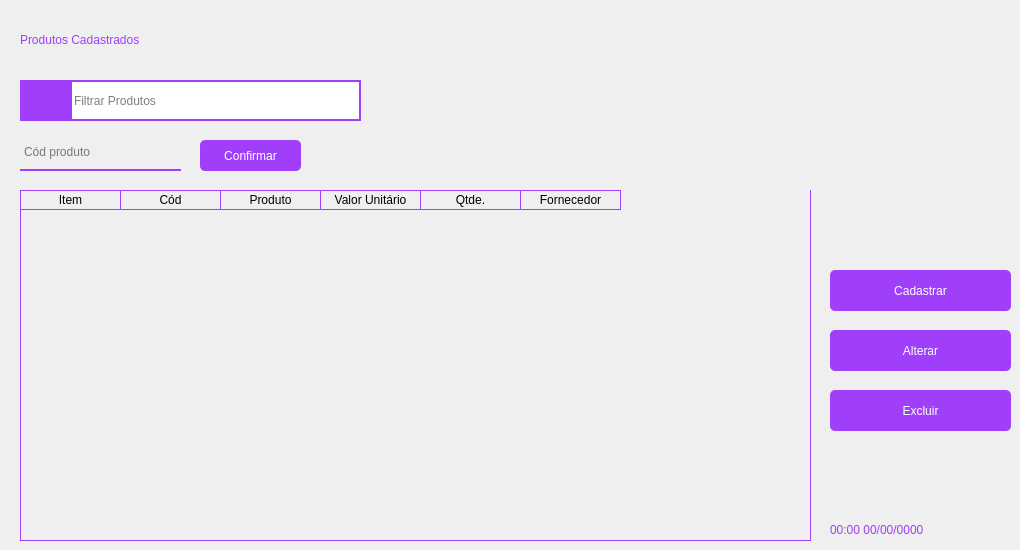
      <widget class="QWidget" name="pg_produtos">
       <widget class="QLabel" name="lbl_titulo_produtos">
        <property name="geometry">
         <rect>
          <x>20</x>
          <y>20</y>
          <width>241</width>
          <height>41</height>
         </rect>
        </property>
        <property name="styleSheet">
         <string notr="true">font: 16pt &quot;Montserrat&quot;;
color: #9f3ffa;
</string>
        </property>
        <property name="text">
         <string>Produtos Cadastrados</string>
        </property>
        <property name="textFormat">
         <enum>Qt::AutoText</enum>
        </property>
        <property name="wordWrap">
         <bool>false</bool>
        </property>
        <property name="textInteractionFlags">
         <set>Qt::LinksAccessibleByKeyboard|Qt::LinksAccessibleByMouse</set>
        </property>
       </widget>
       <widget class="QTableWidget" name="tabela_produto">
        <property name="geometry">
         <rect>
          <x>20</x>
          <y>190</y>
          <width>791</width>
          <height>351</height>
         </rect>
        </property>
        <property name="styleSheet">
         <string notr="true">QTableWidget {
	gridline-color: #9f3ffa;;
	background-color: transparent;
	outline: 0;
	border: 1px solid #9f3ffa;
	border-top: 0px
	
}

QTableWidget::item:selected{
	background-color:#9f3ffa;;
}

QTableWidget::horizontalHeader {	
	background-color: #9f3ffa;
}

QHeaderView::section:horizontal
{
    border: 1px solid #9f3ffa;
	background-color: transparent;
	border-left: 0px;
	color: black;

}
</string>
        </property>
        <property name="frameShape">
         <enum>QFrame::Panel</enum>
        </property>
        <property name="frameShadow">
         <enum>QFrame::Sunken</enum>
        </property>
        <property name="editTriggers">
         <set>QAbstractItemView::SelectedClicked</set>
        </property>
        <property name="tabKeyNavigation">
         <bool>true</bool>
        </property>
        <property name="showDropIndicator" stdset="0">
         <bool>false</bool>
        </property>
        <property name="alternatingRowColors">
         <bool>false</bool>
        </property>
        <property name="selectionMode">
         <enum>QAbstractItemView::ExtendedSelection</enum>
        </property>
        <property name="gridStyle">
         <enum>Qt::SolidLine</enum>
        </property>
        <property name="sortingEnabled">
         <bool>true</bool>
        </property>
        <attribute name="verticalHeaderVisible">
         <bool>false</bool>
        </attribute>
        <attribute name="verticalHeaderShowSortIndicator" stdset="0">
         <bool>false</bool>
        </attribute>
        <attribute name="verticalHeaderStretchLastSection">
         <bool>false</bool>
        </attribute>
        <column>
         <property name="text">
          <string>Item</string>
         </property>
        </column>
        <column>
         <property name="text">
          <string>Cód</string>
         </property>
        </column>
        <column>
         <property name="text">
          <string>Produto</string>
         </property>
        </column>
        <column>
         <property name="text">
          <string>Valor Unitário</string>
         </property>
        </column>
        <column>
         <property name="text">
          <string>Qtde.</string>
         </property>
        </column>
        <column>
         <property name="text">
          <string>Fornecedor</string>
         </property>
        </column>
       </widget>
       <widget class="QPushButton" name="btn_cadastrar_produto">
        <property name="geometry">
         <rect>
          <x>830</x>
          <y>270</y>
          <width>181</width>
          <height>41</height>
         </rect>
        </property>
        <property name="styleSheet">
         <string notr="true">QPushButton {
border: 2px;
background-color: rgb(159, 63, 250);
color: white;
border-radius: 5px;
font: 10pt &quot;Montserrat&quot;;
outline: 0;
}

QPushButton:hover {
	background-color: rgb(197, 62, 255);
}
</string>
        </property>
        <property name="text">
         <string>Cadastrar</string>
        </property>
       </widget>
       <widget class="QPushButton" name="btn_alterar_produto">
        <property name="geometry">
         <rect>
          <x>830</x>
          <y>330</y>
          <width>181</width>
          <height>41</height>
         </rect>
        </property>
        <property name="styleSheet">
         <string notr="true">QPushButton {
border: 2px;
background-color: rgb(159, 63, 250);
color: white;
border-radius: 5px;
font: 10pt &quot;Montserrat&quot;;
outline: 0;
}

QPushButton:hover {
	background-color: rgb(197, 62, 255);
}
</string>
        </property>
        <property name="text">
         <string>Alterar</string>
        </property>
       </widget>
       <widget class="QPushButton" name="btn_excluir_produto">
        <property name="geometry">
         <rect>
          <x>830</x>
          <y>390</y>
          <width>181</width>
          <height>41</height>
         </rect>
        </property>
        <property name="styleSheet">
         <string notr="true">QPushButton {
border: 2px;
background-color: rgb(159, 63, 250);
color: white;
border-radius: 5px;
font: 10pt &quot;Montserrat&quot;;
outline: 0;
}

QPushButton:hover {
	background-color: rgb(197, 62, 255);
}
</string>
        </property>
        <property name="text">
         <string>Excluir</string>
        </property>
       </widget>
       <widget class="QLineEdit" name="line_search_Bar">
        <property name="geometry">
         <rect>
          <x>70</x>
          <y>80</y>
          <width>291</width>
          <height>41</height>
         </rect>
        </property>
        <property name="styleSheet">
         <string notr="true">border: 2px solid #9f3ffa;
font: 10pt &quot;Montserrat&quot;;</string>
        </property>
        <property name="cursorPosition">
         <number>0</number>
        </property>
        <property name="placeholderText">
         <string>Filtrar Produtos</string>
        </property>
        <property name="clearButtonEnabled">
         <bool>true</bool>
        </property>
       </widget>
       <widget class="QPushButton" name="btn_pesquisar_produto">
        <property name="geometry">
         <rect>
          <x>20</x>
          <y>80</y>
          <width>51</width>
          <height>41</height>
         </rect>
        </property>
        <property name="styleSheet">
         <string notr="true">QPushButton {
border: 2px;
background-color: rgb(159, 63, 250);
color: white;

font: 10pt &quot;Montserrat&quot;;
outline: 0;
}

QPushButton:hover {
	background-color: rgb(197, 62, 255);
}
</string>
        </property>
        <property name="text">
         <string/>
        </property>
        <property name="icon">
         <iconset resource="../QRC/file_principal_rc.qrc">
          <normaloff>:/icones/lupa.png</normaloff>:/icones/lupa.png</iconset>
        </property>
        <property name="iconSize">
         <size>
          <width>25</width>
          <height>25</height>
         </size>
        </property>
       </widget>
       <widget class="QLineEdit" name="line_codigo_produto">
        <property name="geometry">
         <rect>
          <x>20</x>
          <y>140</y>
          <width>161</width>
          <height>31</height>
         </rect>
        </property>
        <property name="styleSheet">
         <string notr="true">background-color: rgba(0, 0 , 0, 0);
border: 2px solid rgba(0,0,0,0);
border-bottom-color: rgb(159, 63, 250);
color: rgb(0,0,0);
padding-bottom: 8px;
border-radius: 0px;
font: 10pt &quot;Montserrat&quot;;</string>
        </property>
        <property name="placeholderText">
         <string>Cód produto</string>
        </property>
        <property name="clearButtonEnabled">
         <bool>true</bool>
        </property>
       </widget>
       <widget class="QPushButton" name="btn_confirmar_codigo">
        <property name="geometry">
         <rect>
          <x>200</x>
          <y>140</y>
          <width>101</width>
          <height>31</height>
         </rect>
        </property>
        <property name="styleSheet">
         <string notr="true">QPushButton {
border: 2px;
background-color: rgb(159, 63, 250);
color: white;
border-radius: 5px;
font: 10pt &quot;Montserrat&quot;;
outline: 0;
}

QPushButton:hover {
	background-color: rgb(197, 62, 255);
}
</string>
        </property>
        <property name="text">
         <string>Confirmar</string>
        </property>
       </widget>
       <widget class="QLabel" name="lbl_hora_data_produtos">
        <property name="geometry">
         <rect>
          <x>830</x>
          <y>520</y>
          <width>181</width>
          <height>21</height>
         </rect>
        </property>
        <property name="styleSheet">
         <string notr="true">font: 13pt &quot;Montserrat&quot;;
color: #9f3ffa;
</string>
        </property>
        <property name="text">
         <string>00:00 00/00/0000</string>
        </property>
        <property name="textFormat">
         <enum>Qt::AutoText</enum>
        </property>
        <property name="wordWrap">
         <bool>false</bool>
        </property>
        <property name="textInteractionFlags">
         <set>Qt::LinksAccessibleByKeyboard|Qt::LinksAccessibleByMouse</set>
        </property>
       </widget>
      </widget>
